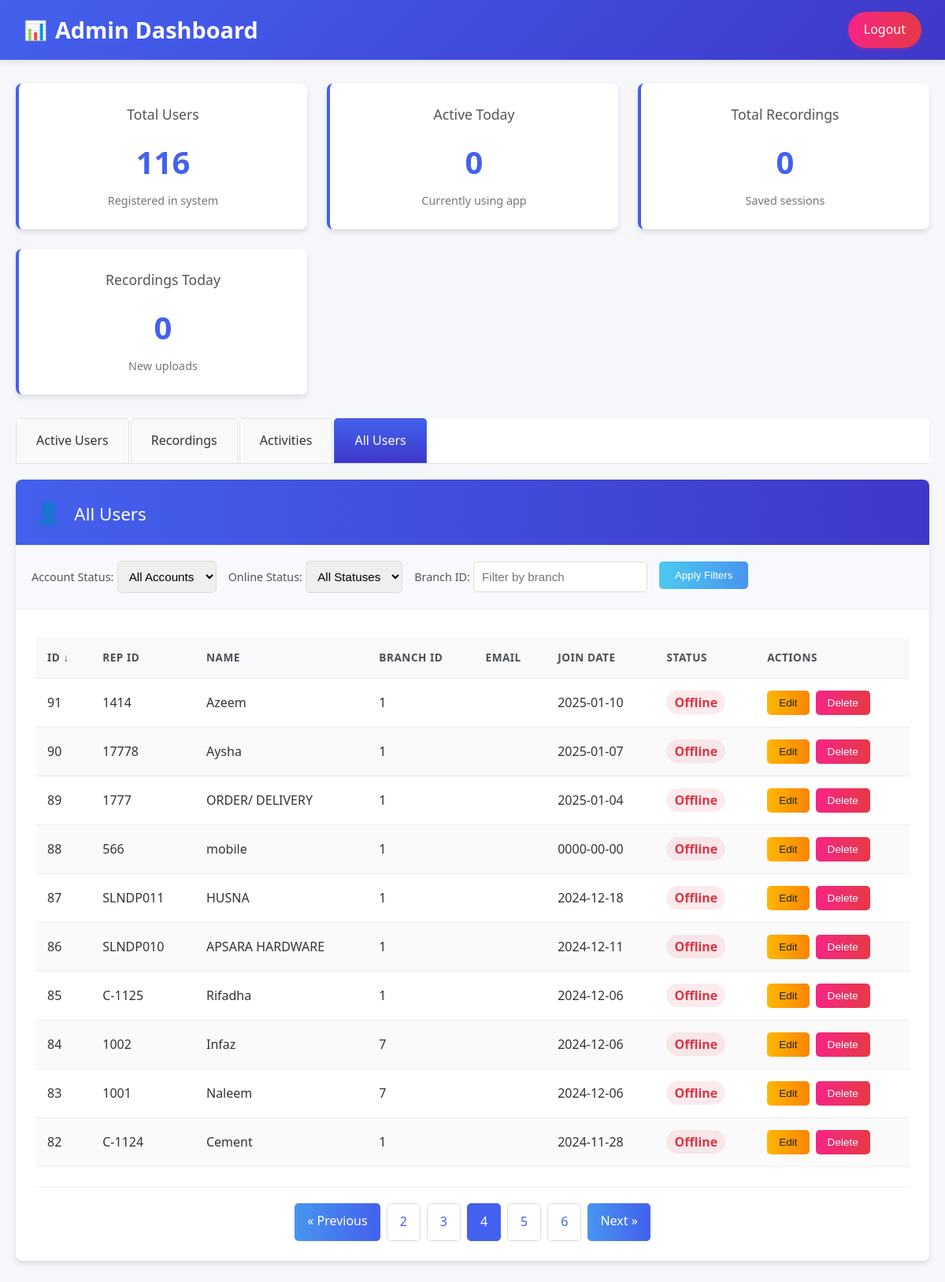
Page /admin/admin.php?action=dashboard&page=all_users&all_users_page=4&all_users_sort_col=s.ID&all_users_sort_dir=DESC (signed in) on the committed database.
### tables this page shows
CREATE TABLE `salesrep` (
  `ID` int(11) NOT NULL,
  `br_id` int(11) NOT NULL DEFAULT 1,
  `RepID` varchar(100) DEFAULT NULL,
  `Name` varchar(500) DEFAULT NULL,
  `fullName` varchar(100) NOT NULL,
  `gender` varchar(6) NOT NULL,
  `mobile` varchar(11) NOT NULL,
  `emailAddress` varchar(100) NOT NULL,
  `address` text NOT NULL,
  `nic` varchar(100) NOT NULL,
  `employee_dob` date DEFAULT NULL,
  `wish_viewed_users` varchar(3000) NOT NULL,
  `imei` bigint(50) NOT NULL,
  `repMail` text NOT NULL,
  `join_date` date NOT NULL,
  `salary` double NOT NULL,
  `departmnt` int(11) NOT NULL,
  `Percentage` varchar(100) DEFAULT NULL,
  `Type` varchar(100) DEFAULT NULL,
  `loginCode` varchar(22) NOT NULL,
  `username` varchar(22) NOT NULL,
  `recordDate` date NOT NULL,
  `recordTime` time NOT NULL,
  `userID` int(11) NOT NULL,
  `Actives` varchar(20) NOT NULL DEFAULT 'YES',
  `rep_level` varchar(50) NOT NULL,
  `left_date` date NOT NULL,
  `sales_target` varchar(30) NOT NULL DEFAULT 'NO',
  `payroll_active` varchar(10) NOT NULL DEFAULT 'YES',
  `is_salesmen` int(11) NOT NULL,
  `assigned_reptbs` varchar(100) NOT NULL,
  `cloud` varchar(30) NOT NULL DEFAULT 'Up',
  `mysql_db` varchar(30) DEFAULT NULL,
  `backup` int(11) NOT NULL DEFAULT 0
);

### admin/admin.php (the view, shortened to what the rows shown need)
<?php
$action = $_GET['action'] ?? 'dashboard';
switch ($action) {
    case 'dashboard':
        showDashboard();
        break;
}
    ?>
    <?php
function showDashboard() {
    $host = 'localhost';
    $dbname = 'remote-xwork';
    $username = 'root';
    $password = '';
    try {
        $pdo = new PDO("mysql:host=$host;dbname=$dbname", $username, $password);
        $pdo->setAttribute(PDO::ATTR_ERRMODE, PDO::ERRMODE_EXCEPTION);
    } catch(PDOException $e) {
        die("Connection failed: " . $e->getMessage());
    }
    $all_users_sort_column = $_GET['all_users_sort_col'] ?? 's.ID';
    $all_users_sort_direction = $_GET['all_users_sort_dir'] ?? 'DESC';
    $account_status_filter = $_GET['account_status'] ?? '';
    $online_status_filter = $_GET['online_status'] ?? '';
    $all_users_branch_filter = $_GET['all_users_branch'] ?? '';
    $all_users_page = (isset($_GET['page']) && $_GET['page'] == 'all_users' && isset($_GET['all_users_page'])) ? max(1, (int)$_GET['all_users_page']) : 1;
    $all_users_limit = 10;
    $all_users_offset = ($all_users_page - 1) * $all_users_limit;
    $allowed_all_users_columns = ['s.ID', 's.RepID', 's.Name', 's.br_id', 's.emailAddress', 's.join_date', 's.Actives'];
    $all_users_sort_column = in_array($all_users_sort_column, $allowed_all_users_columns) ? $all_users_sort_column : 's.ID';
    $all_users_sort_direction = strtoupper($all_users_sort_direction) === 'ASC' ? 'ASC' : 'DESC';
    $all_users_where_conditions = [];
    $all_users_params = [];
    $all_users_where_clause = !empty($all_users_where_conditions) ? "WHERE " . implode(" AND ", $all_users_where_conditions) : "";
    $stmt = $pdo->prepare("
        SELECT s.*,
               CASE
                   WHEN EXISTS (
                       SELECT 1 FROM user_activity ua
                       WHERE ua.salesrepTb = s.ID
                       AND ua.activity_type = 'login'
                       AND ua.rDateTime > COALESCE((
                           SELECT MAX(ua2.rDateTime)
                           FROM user_activity ua2
                           WHERE ua2.salesrepTb = s.ID
                           AND ua2.activity_type IN ('logout', 'check-out')
                       ), '1900-01-01')
                       AND ua.rDateTime >= DATE_SUB(NOW(), INTERVAL 24 HOUR)
                   ) THEN 'online'
                   ELSE 'offline'
               END as current_status,
               (SELECT MAX(rDateTime) FROM user_activity WHERE salesrepTb = s.ID) as last_activity
        FROM salesrep s
        {$all_users_where_clause}
        ORDER BY {$all_users_sort_column} {$all_users_sort_direction}
        LIMIT {$all_users_limit} OFFSET {$all_users_offset}
    ");
    $stmt->execute($all_users_params);
    $all_users = $stmt->fetchAll(PDO::FETCH_ASSOC);
    ?>
    <!DOCTYPE html>
    <html lang="en">
    <head>
    </head>
    <body>
        <div class="header">
            <div class="logo">
                <h1>Admin Dashboard</h1>
            </div>
        </div>
        <div class="container">
            <div id="all-users" class="tab-content">
                <div class="section">
                    <div class="section-header">
                        <h2><span class="icon">👤</span> All Users</h2>
                    </div>
                    <div class="section-content">
                        <?php if (count($all_users) > 0): ?>
                            <table>
                                <thead>
                                    <tr>
                                        <th><a href="?action=dashboard&page=all_users&all_users_page=<?= $all_users_page ?>&all_users_sort_col=<?= $all_users_sort_column ?>&all_users_sort_dir=<?= $all_users_sort_direction ?><?php if (!empty($account_status_filter)): ?>&account_status=<?= $account_status_filter ?><?php endif; ?><?php if (!empty($online_status_filter)): ?>&online_status=<?= $online_status_filter ?><?php endif; ?><?php if (!empty($all_users_branch_filter)): ?>&all_users_branch=<?= $all_users_branch_filter ?><?php endif; ?>">ID <?= $all_users_sort_column === 's.ID' ? ($all_users_sort_direction === 'ASC' ? '↑' : '↓') : '' ?></a></th>
                                        <th><a href="?action=dashboard&page=all_users&all_users_page=<?= $all_users_page ?>&all_users_sort_col=<?= $all_users_sort_column ?>&all_users_sort_dir=<?= $all_users_sort_direction ?><?php if (!empty($account_status_filter)): ?>&account_status=<?= $account_status_filter ?><?php endif; ?><?php if (!empty($online_status_filter)): ?>&online_status=<?= $online_status_filter ?><?php endif; ?><?php if (!empty($all_users_branch_filter)): ?>&all_users_branch=<?= $all_users_branch_filter ?><?php endif; ?>">Rep ID <?= $all_users_sort_column === 's.RepID' ? ($all_users_sort_direction === 'ASC' ? '↑' : '↓') : '' ?></a></th>
                                        <th><a href="?action=dashboard&page=all_users&all_users_page=<?= $all_users_page ?>&all_users_sort_col=<?= $all_users_sort_column ?>&all_users_sort_dir=<?= $all_users_sort_direction ?><?php if (!empty($account_status_filter)): ?>&account_status=<?= $account_status_filter ?><?php endif; ?><?php if (!empty($online_status_filter)): ?>&online_status=<?= $online_status_filter ?><?php endif; ?><?php if (!empty($all_users_branch_filter)): ?>&all_users_branch=<?= $all_users_branch_filter ?><?php endif; ?>">Name <?= $all_users_sort_column === 's.Name' ? ($all_users_sort_direction === 'ASC' ? '↑' : '↓') : '' ?></a></th>
                                        <th><a href="?action=dashboard&page=all_users&all_users_page=<?= $all_users_page ?>&all_users_sort_col=<?= $all_users_sort_column ?>&all_users_sort_dir=<?= $all_users_sort_direction ?><?php if (!empty($account_status_filter)): ?>&account_status=<?= $account_status_filter ?><?php endif; ?><?php if (!empty($online_status_filter)): ?>&online_status=<?= $online_status_filter ?><?php endif; ?><?php if (!empty($all_users_branch_filter)): ?>&all_users_branch=<?= $all_users_branch_filter ?><?php endif; ?>">Branch ID <?= $all_users_sort_column === 's.br_id' ? ($all_users_sort_direction === 'ASC' ? '↑' : '↓') : '' ?></a></th>
                                        <th><a href="?action=dashboard&page=all_users&all_users_page=<?= $all_users_page ?>&all_users_sort_col=<?= $all_users_sort_column ?>&all_users_sort_dir=<?= $all_users_sort_direction ?><?php if (!empty($account_status_filter)): ?>&account_status=<?= $account_status_filter ?><?php endif; ?><?php if (!empty($online_status_filter)): ?>&online_status=<?= $online_status_filter ?><?php endif; ?><?php if (!empty($all_users_branch_filter)): ?>&all_users_branch=<?= $all_users_branch_filter ?><?php endif; ?>">Email <?= $all_users_sort_column === 's.emailAddress' ? ($all_users_sort_direction === 'ASC' ? '↑' : '↓') : '' ?></a></th>
                                        <th><a href="?action=dashboard&page=all_users&all_users_page=<?= $all_users_page ?>&all_users_sort_col=<?= $all_users_sort_column ?>&all_users_sort_dir=<?= $all_users_sort_direction ?><?php if (!empty($account_status_filter)): ?>&account_status=<?= $account_status_filter ?><?php endif; ?><?php if (!empty($online_status_filter)): ?>&online_status=<?= $online_status_filter ?><?php endif; ?><?php if (!empty($all_users_branch_filter)): ?>&all_users_branch=<?= $all_users_branch_filter ?><?php endif; ?>">Join Date <?= $all_users_sort_column === 's.join_date' ? ($all_users_sort_direction === 'ASC' ? '↑' : '↓') : '' ?></a></th>
                                        <th>Status</th>
                                        <th>Actions</th>
                                    </tr>
                                </thead>
                                <tbody>
                                    <?php foreach ($all_users as $user): ?>
                                        <tr>
                                            <td><?php echo htmlspecialchars($user['ID']); ?></td>
                                            <td><?php echo htmlspecialchars($user['RepID']); ?></td>
                                            <td><?php echo htmlspecialchars($user['Name']); ?></td>
                                            <td><?php echo htmlspecialchars($user['br_id']); ?></td>
                                            <td><?php echo htmlspecialchars($user['emailAddress']); ?></td>
                                            <td><?php echo htmlspecialchars($user['join_date']); ?></td>
                                            <td>
                                                <?php if ($user['Actives'] === 'YES'): ?>
                                                    <?php if ($user['current_status'] === 'online'): ?>
                                                        <span class="user-status-active">Online</span>
                                                    <?php else: ?>
                                                        <span class="user-status-inactive">Offline</span>
                                                    <?php endif; ?>
                                                <?php else: ?>
                                                    <span class="user-status-inactive">Inactive</span>
                                                <?php endif; ?>
                                            </td>
                                            <td class="recording-actions">
                                                <button class="edit-btn" disabled>Edit</button>
                                                <button class="delete-btn" disabled>Delete</button>
                                            </td>
                                        </tr>
                                    <?php endforeach; ?>
                                </tbody>
                            </table>
                        <?php else: ?>
                            <div class="no-data">No users found</div>
                        <?php endif; ?>
                    </div>
                </div>
            </div>
        </div>
    </body>
    </html>
    <?php
}
?>

### rows in the picture
salesrep: ID "91", RepID "1414", Name "Azeem", br "1", join_date "2025-01-10", Actives "Offline"
salesrep: ID "90", RepID "17778", Name "Aysha", br "1", join_date "2025-01-07", Actives "Offline"
salesrep: ID "89", RepID "1777", Name "ORDER/ DELIVERY", br "1", join_date "2025-01-04", Actives "Offline"
salesrep: ID "88", RepID "566", Name "mobile", br "1", join_date "0000-00-00", Actives "Offline"
salesrep: ID "87", RepID "SLNDP011", Name "HUSNA", br "1", join_date "2024-12-18", Actives "Offline"
salesrep: ID "86", RepID "SLNDP010", Name "APSARA HARDWARE", br "1", join_date "2024-12-11", Actives "Offline"
salesrep: ID "85", RepID "C-1125", Name "Rifadha", br "1", join_date "2024-12-06", Actives "Offline"
salesrep: ID "84", RepID "1002", Name "Infaz", br "7", join_date "2024-12-06", Actives "Offline"
salesrep: ID "83", RepID "1001", Name "Naleem", br "7", join_date "2024-12-06", Actives "Offline"
salesrep: ID "82", RepID "C-1124", Name "Cement", br "1", join_date "2024-11-28", Actives "Offline"

### other values in the picture
$total_users "116"
$active_today "0"
$total_recordings "0"
$recordings_today "0"
